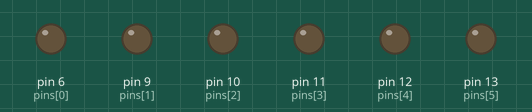
This sketch was run on a simulated Arduino Uno, built with avr-gcc and run on an emulated ATmega328P. Shown: output pins drawn as LEDs (lit = HIGH).

Above: at 0.2 s.
At 1.7 s:
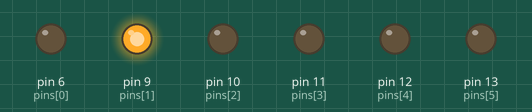
At 2.7 s:
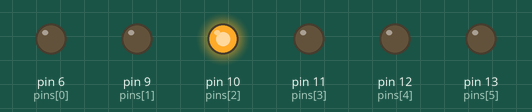
At 3.7 s:
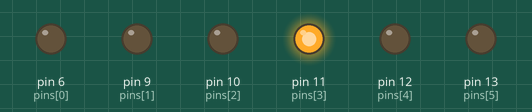
At 4.7 s:
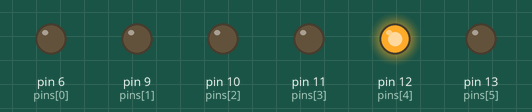
At 6.7 s:
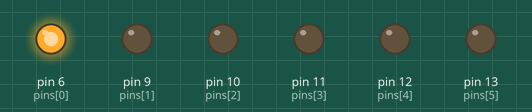
Timing chart, 0 to 7.8 s (numbered marks = the images above):
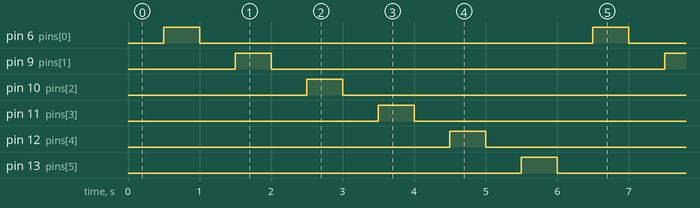

Measured:
- by itself, pin 6 (pins[0]), pin 9 (pins[1]), pin 10 (pins[2]), pin 11 (pins[3]), pin 12 (pins[4]), pin 13 (pins[5]): alternates HIGH for 0.50 s and LOW for 5.5 s
- by itself, everything shown: repeats every 6.0 s, in 12 steps

The sketch:

SolenoidDemo.ino
```cpp
#include <Wire.h>

int pins[6] = {6, 9, 10, 11, 12, 13};

void setup()
{
  for (int i = 0; i < 6; i++){
    pinMode(pins[i], OUTPUT);
  }
}

void loop()
{
  for (int i = 0; i < 6; i++){
    allOff();
    delay(500);
    digitalWrite(pins[i], HIGH);
    Serial.println(pins[i]);
    delay(500);
  }
}

void allOff(){
  for (int i = 0; i < 6; i++){
    digitalWrite(pins[i], LOW);
  }
}
```
